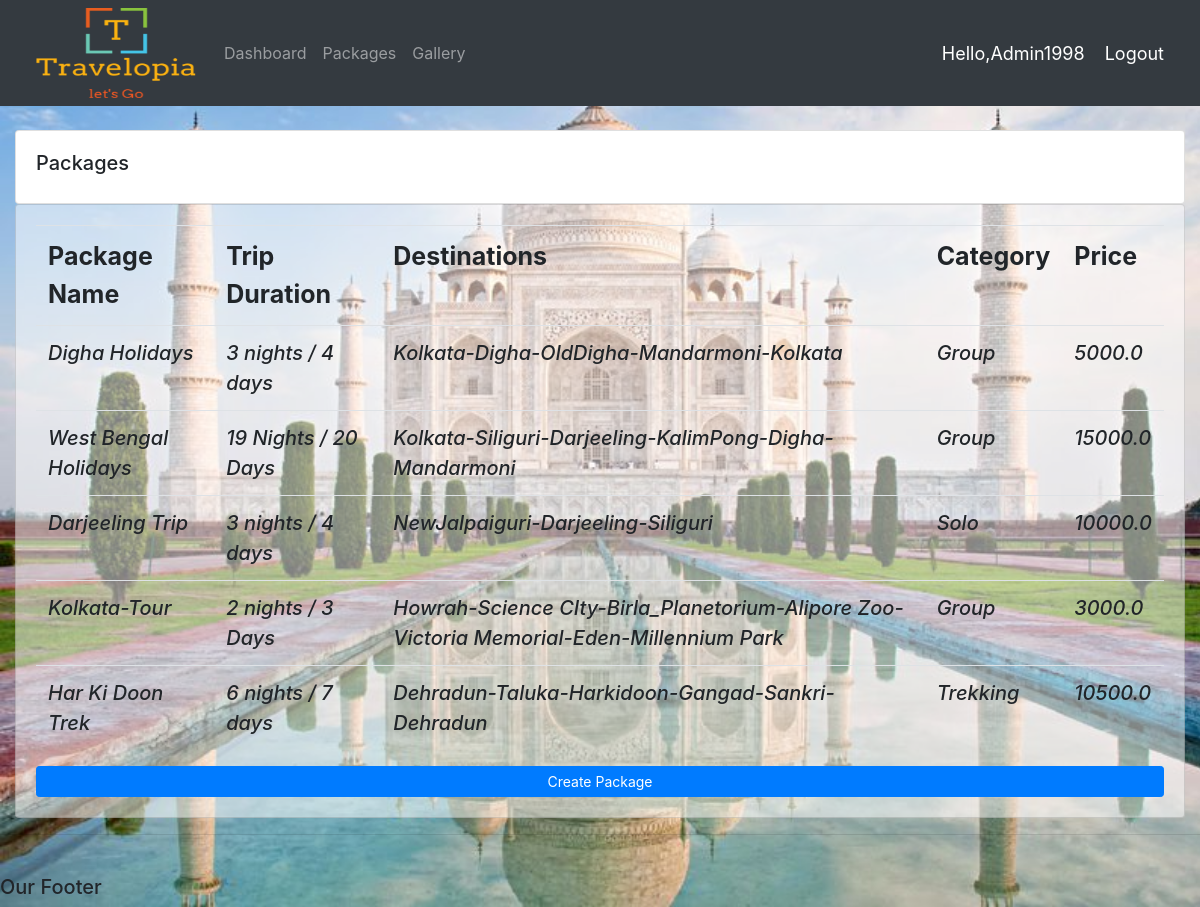
/packages/ (signed in), run on the app's committed database.
### Travelapp/models.py (models this page shows, shortened)
class Packages(models.Model):
	CATEGORY = (
			('Group','Group'),
			('Solo','Solo'),
			('Trekking','Trekking')
		)
	pack_name = models.CharField(max_length=200,null=True)
	tripduration = models.CharField(max_length=200,null=True)
	destination = models.CharField(max_length=1000,null=True)
	price = models.FloatField(null=True)
	date_created = models.DateTimeField(auto_now_add= True,null=True)
	category = models.CharField(max_length=200,null=True,choices = CATEGORY)
	tags=models.ManyToManyField(Tag)

### Travelapp/views.py (the view)
# urls.py: path('packages/',views.packeges,name='packages'),
@login_required(login_url = 'login')
def packeges(request):
	packeges= Packages.objects.all()
	return render(request,'pages/packeges.html',{'packeges' : packeges})

### Travelapp/templates/pages/packeges.html
{% extends 'pages/main.html' %}
{% block content %}
		<br>
		<div  class="row">
			<div class="col-md">
				<div class="card card-body">
					<h5>Packages</h5>
				</div>
				<div style="background: rgba(255, 255,255, .5);" class="card card-body">
					<table  class="table">
						<tr style="font-size: 25px;">
							<th>Package Name</th>
							<th>Trip Duration</th>
							<th>Destinations</th>
							<th>Category</th>
							<th>Price</th>
						</tr>
						{% for i in packeges %}
							<tr style="font-size:20px;font-style: oblique ; font-weight: 500;">
								<td>{{i.pack_name}}</td>
								<td>{{i.tripduration}}</td>
								<td>{{i.destination}}</td>
								<td>{{i.category}}</td>
								<td>{{i.price}}</td>
							</tr>
							{% endfor %}
					</table>
					<a class="btn btn-primary  btn-sm btn-block" href="{% url 'create_package' %}">Create Package</a>
				</div>
			</div>
		</div>
{% endblock  %}

### Travelapp/templates/pages/navbar.html (shortened to what this page needs)
{% load static%}
<nav class="navbar navbar-expand-lg navbar-dark bg-dark">
  <img width="200px" height="90px" src="{% static '/images/Travelopia.jpg' %}">
  <div class="collapse navbar-collapse" id="navbarNav">
    <ul class="navbar-nav">
      <li class="nav-item">
        <a class="nav-link" href="{% url 'home' %}">Dashboard</a>
      </li>
      <li class="nav-item">
        <a class="nav-link" href="{% url 'packages' %}">Packages</a>
      </li>
      <li class="nav-item">
        <a class="nav-link" href="{% url 'gallery' %}">Gallery</a>
      </li>
    </ul>
  </div>
  <span class="hello-msg">Hello,{{request.user}}</span>
  <span><a class="hello-msg" href="{% url 'logout' %}">Logout</a></span>
</nav>

### static/css/main.css (style rules this page uses)
body { background-image: url(tajmahal.jpg); background-size: cover; background-repeat: no-repeat; }

### Travelapp/templates/pages/navbar.html (style rules this page uses)
.hello-msg { font-size: 18px; color: #fff; margin-right: 20px; }

### data on the page
Packages: pack_name "Digha Holidays", tripduration "3 nights / 4 days", destination "Kolkata-Digha-OldDigha-Mandarmoni-Kolkata", category "Group", price "5000.0"
Packages: pack_name "West Bengal Holidays", tripduration "19 Nights / 20 Days", destination "Kolkata-Siliguri-Darjeeling-KalimPong-Digha-Mandarmoni", category "Group", price "15000.0"
Packages: pack_name "Darjeeling Trip", tripduration "3 nights / 4 days", destination "NewJalpaiguri-Darjeeling-Siliguri", category "Solo", price "10000.0"
Packages: pack_name "Kolkata-Tour", tripduration "2 nights / 3 Days", destination "Howrah-Science CIty-Birla_Planetorium-Alipore Zoo-Victoria Memorial-Eden-Millennium Park", category "Group", price "3000.0"
Packages: pack_name "Har Ki Doon Trek", tripduration "6 nights / 7 days", destination "Dehradun-Taluka-Harkidoon-Gangad-Sankri-Dehradun", category "Trekking", price "10500.0"

### other printed values
{{ request.user }} "Admin1998"
